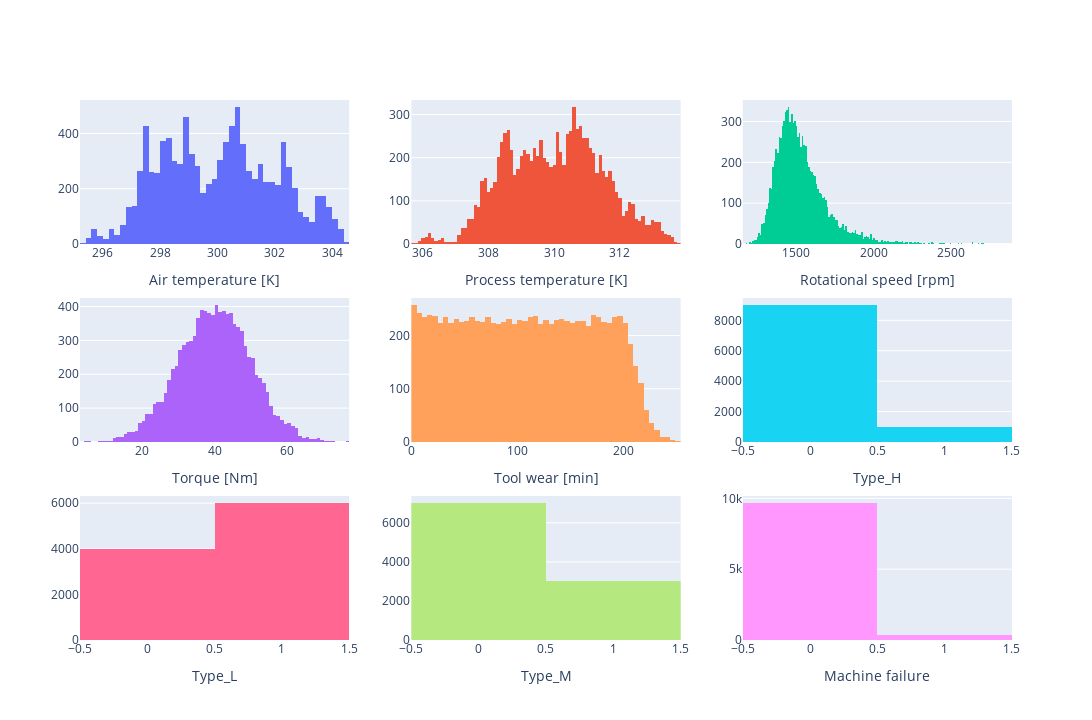

Here is the notebook cell this chart was saved with:
### Code cell
fig = make_subplots(3, 3)
full_col_plot = col_plot
for i, col in enumerate(df.columns):
    row_idx= int(np.floor(i/3) + 1)
    col_idx= int(i % 3 + 1)
    fig.add_trace(go.Histogram(x=df[col], name=col, showlegend=False) , row=row_idx, col=col_idx)
    fig.update_xaxes(title_text=col, row=row_idx, col=col_idx)
plot_figure(fig, static=False)

### Figure 1 — Plotly figure (JSON) as saved in the notebook; plotly's stock layout.template omitted (floating-point values rounded to 4 significant figures; data arrays with more than 128 entries replaced by an {"elided": "..."} marker saying what was removed)
{"data": [{"name": "Air temperature [K]", "showlegend": false, "type": "histogram", "x": {"elided": "10000 float values"}, "xaxis": "x", "yaxis": "y"}, {"name": "Process temperature [K]", "showlegend": false, "type": "histogram", "x": {"elided": "10000 float values"}, "xaxis": "x2", "yaxis": "y2"}, {"name": "Rotational speed [rpm]", "showlegend": false, "type": "histogram", "x": {"elided": "10000 int values"}, "xaxis": "x3", "yaxis": "y3"}, {"name": "Torque [Nm]", "showlegend": false, "type": "histogram", "x": {"elided": "10000 float values"}, "xaxis": "x4", "yaxis": "y4"}, {"name": "Tool wear [min]", "showlegend": false, "type": "histogram", "x": {"elided": "10000 int values"}, "xaxis": "x5", "yaxis": "y5"}, {"name": "Type_H", "showlegend": false, "type": "histogram", "x": {"elided": "10000 int values"}, "xaxis": "x6", "yaxis": "y6"}, {"name": "Type_L", "showlegend": false, "type": "histogram", "x": {"elided": "10000 int values"}, "xaxis": "x7", "yaxis": "y7"}, {"name": "Type_M", "showlegend": false, "type": "histogram", "x": {"elided": "10000 int values"}, "xaxis": "x8", "yaxis": "y8"}, {"name": "Machine failure", "showlegend": false, "type": "histogram", "x": {"elided": "10000 int values"}, "xaxis": "x9", "yaxis": "y9"}], "layout": {"height": 720, "width": 1280, "xaxis": {"anchor": "y", "domain": [0, 0.2889], "title": {"text": "Air temperature [K]"}}, "xaxis2": {"anchor": "y2", "domain": [0.3556, 0.6444], "title": {"text": "Process temperature [K]"}}, "xaxis3": {"anchor": "y3", "domain": [0.7111, 1], "title": {"text": "Rotational speed [rpm]"}}, "xaxis4": {"anchor": "y4", "domain": [0, 0.2889], "title": {"text": "Torque [Nm]"}}, "xaxis5": {"anchor": "y5", "domain": [0.3556, 0.6444], "title": {"text": "Tool wear [min]"}}, "xaxis6": {"anchor": "y6", "domain": [0.7111, 1], "title": {"text": "Type_H"}}, "xaxis7": {"anchor": "y7", "domain": [0, 0.2889], "title": {"text": "Type_L"}}, "xaxis8": {"anchor": "y8", "domain": [0.3556, 0.6444], "title": {"text": "Type_M"}}, "xaxis9": {"anchor": "y9", "domain": [0.7111, 1], "title": {"text": "Machine failure"}}, "yaxis": {"anchor": "x", "domain": [0.7333, 1]}, "yaxis2": {"anchor": "x2", "domain": [0.7333, 1]}, "yaxis3": {"anchor": "x3", "domain": [0.7333, 1]}, "yaxis4": {"anchor": "x4", "domain": [0.3667, 0.6333]}, "yaxis5": {"anchor": "x5", "domain": [0.3667, 0.6333]}, "yaxis6": {"anchor": "x6", "domain": [0.3667, 0.6333]}, "yaxis7": {"anchor": "x7", "domain": [0, 0.2667]}, "yaxis8": {"anchor": "x8", "domain": [0, 0.2667]}, "yaxis9": {"anchor": "x9", "domain": [0, 0.2667]}}}
